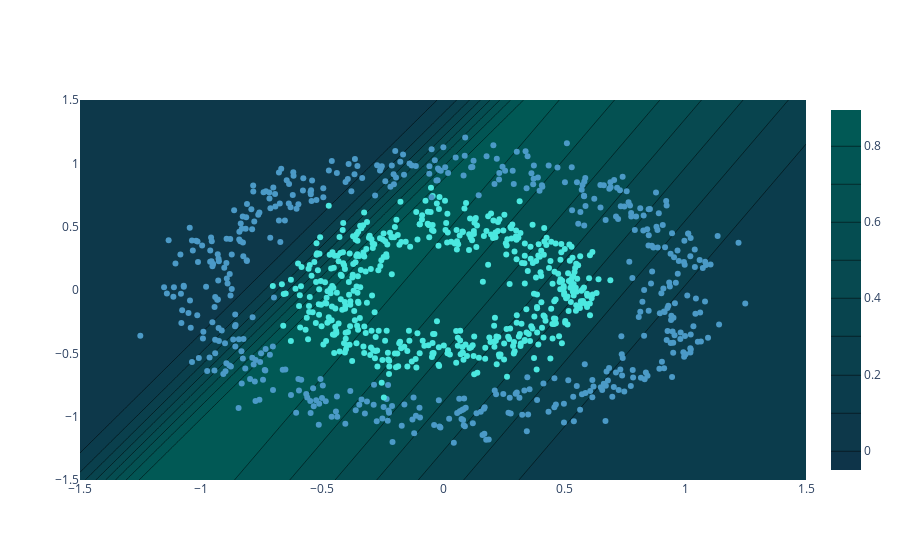

The code cell stored with this chart in its notebook:
### Markdown cell above
* 🔟 Can you try and plot the decision function of the model in the data space? Like we saw in the tensorflow playground? You can get inspiration <a href="https://plotly.com/python/knn-classification/"> here </a>

### Code cell
